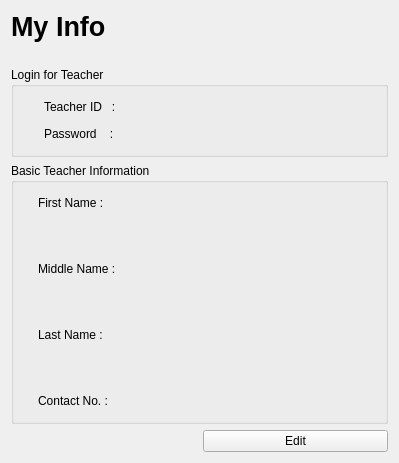
      <widget class="QWidget" name="page_information_myInfo">
       <layout class="QGridLayout" name="gridLayout_23">
        <item row="0" column="0">
         <widget class="QLabel" name="label_information_myInfo">
          <property name="minimumSize">
           <size>
            <width>0</width>
            <height>50</height>
           </size>
          </property>
          <property name="font">
           <font>
            <pointsize>20</pointsize>
            <weight>75</weight>
            <bold>true</bold>
           </font>
          </property>
          <property name="text">
           <string>My Info</string>
          </property>
          <property name="alignment">
           <set>Qt::AlignLeading|Qt::AlignLeft|Qt::AlignTop</set>
          </property>
         </widget>
        </item>
        <item row="1" column="0" colspan="2">
         <widget class="QGroupBox" name="groupBox_loginForTeacher_information_myInfo">
          <property name="title">
           <string>Login for Teacher</string>
          </property>
          <layout class="QGridLayout" name="gridLayout_12">
           <item row="3" column="1">
            <layout class="QGridLayout" name="gridLayout_16">
             <item row="0" column="0">
              <widget class="QLabel" name="label_passwordLabelOnly_information_myInfo">
               <property name="minimumSize">
                <size>
                 <width>70</width>
                 <height>20</height>
                </size>
               </property>
               <property name="text">
                <string>Password    :</string>
               </property>
               <property name="alignment">
                <set>Qt::AlignLeading|Qt::AlignLeft|Qt::AlignVCenter</set>
               </property>
              </widget>
             </item>
             <item row="0" column="2">
              <widget class="QLabel" name="label_password_information_myInfo">
               <property name="minimumSize">
                <size>
                 <width>129</width>
                 <height>20</height>
                </size>
               </property>
               <property name="inputMethodHints">
                <set>Qt::ImhHiddenText</set>
               </property>
               <property name="frameShadow">
                <enum>QFrame::Plain</enum>
               </property>
               <property name="text">
                <string/>
               </property>
              </widget>
             </item>
             <item row="0" column="1">
              <spacer name="horizontalSpacer_22">
               <property name="orientation">
                <enum>Qt::Horizontal</enum>
               </property>
               <property name="sizeHint" stdset="0">
                <size>
                 <width>25</width>
                 <height>20</height>
                </size>
               </property>
              </spacer>
             </item>
            </layout>
           </item>
           <item row="1" column="0">
            <spacer name="horizontalSpacer_15">
             <property name="orientation">
              <enum>Qt::Horizontal</enum>
             </property>
             <property name="sizeHint" stdset="0">
              <size>
               <width>15</width>
               <height>20</height>
              </size>
             </property>
            </spacer>
           </item>
           <item row="0" column="1">
            <spacer name="verticalSpacer_9">
             <property name="orientation">
              <enum>Qt::Vertical</enum>
             </property>
             <property name="sizeHint" stdset="0">
              <size>
               <width>20</width>
               <height>1</height>
              </size>
             </property>
            </spacer>
           </item>
           <item row="2" column="1">
            <spacer name="verticalSpacer_10">
             <property name="orientation">
              <enum>Qt::Vertical</enum>
             </property>
             <property name="sizeHint" stdset="0">
              <size>
               <width>15</width>
               <height>1</height>
              </size>
             </property>
            </spacer>
           </item>
           <item row="1" column="1">
            <layout class="QGridLayout" name="gridLayout_13">
             <item row="0" column="1">
              <spacer name="horizontalSpacer_16">
               <property name="orientation">
                <enum>Qt::Horizontal</enum>
               </property>
               <property name="sizeHint" stdset="0">
                <size>
                 <width>25</width>
                 <height>20</height>
                </size>
               </property>
              </spacer>
             </item>
             <item row="0" column="0">
              <widget class="QLabel" name="label_teacherIDLabelOnly_information_myInfo">
               <property name="minimumSize">
                <size>
                 <width>70</width>
                 <height>20</height>
                </size>
               </property>
               <property name="text">
                <string>Teacher ID   :</string>
               </property>
               <property name="alignment">
                <set>Qt::AlignLeading|Qt::AlignLeft|Qt::AlignVCenter</set>
               </property>
              </widget>
             </item>
             <item row="0" column="2">
              <widget class="QLabel" name="label_teacherID_information_myInfo">
               <property name="minimumSize">
                <size>
                 <width>129</width>
                 <height>20</height>
                </size>
               </property>
               <property name="text">
                <string/>
               </property>
              </widget>
             </item>
            </layout>
           </item>
           <item row="1" column="2">
            <spacer name="horizontalSpacer_17">
             <property name="orientation">
              <enum>Qt::Horizontal</enum>
             </property>
             <property name="sizeHint" stdset="0">
              <size>
               <width>100</width>
               <height>20</height>
              </size>
             </property>
            </spacer>
           </item>
           <item row="4" column="1">
            <spacer name="verticalSpacer_13">
             <property name="orientation">
              <enum>Qt::Vertical</enum>
             </property>
             <property name="sizeHint" stdset="0">
              <size>
               <width>20</width>
               <height>1</height>
              </size>
             </property>
            </spacer>
           </item>
          </layout>
         </widget>
        </item>
        <item row="2" column="0" colspan="2">
         <widget class="QGroupBox" name="groupBox__basicTacherInformation_infomation_myInfo">
          <property name="title">
           <string>Basic Teacher Information</string>
          </property>
          <layout class="QGridLayout" name="gridLayout_14">
           <item row="0" column="1">
            <spacer name="verticalSpacer_11">
             <property name="orientation">
              <enum>Qt::Vertical</enum>
             </property>
             <property name="sizeHint" stdset="0">
              <size>
               <width>20</width>
               <height>1</height>
              </size>
             </property>
            </spacer>
           </item>
           <item row="1" column="0">
            <spacer name="horizontalSpacer_18">
             <property name="orientation">
              <enum>Qt::Horizontal</enum>
             </property>
             <property name="sizeHint" stdset="0">
              <size>
               <width>15</width>
               <height>20</height>
              </size>
             </property>
            </spacer>
           </item>
           <item row="1" column="1">
            <layout class="QGridLayout" name="gridLayout_15">
             <item row="6" column="2">
              <widget class="QLabel" name="label_contactNo_information_myInfo">
               <property name="text">
                <string/>
               </property>
              </widget>
             </item>
             <item row="5" column="0">
              <spacer name="verticalSpacer_16">
               <property name="orientation">
                <enum>Qt::Vertical</enum>
               </property>
               <property name="sizeHint" stdset="0">
                <size>
                 <width>20</width>
                 <height>40</height>
                </size>
               </property>
              </spacer>
             </item>
             <item row="1" column="0">
              <spacer name="verticalSpacer_14">
               <property name="orientation">
                <enum>Qt::Vertical</enum>
               </property>
               <property name="sizeHint" stdset="0">
                <size>
                 <width>20</width>
                 <height>40</height>
                </size>
               </property>
              </spacer>
             </item>
             <item row="3" column="0">
              <spacer name="verticalSpacer_15">
               <property name="orientation">
                <enum>Qt::Vertical</enum>
               </property>
               <property name="sizeHint" stdset="0">
                <size>
                 <width>20</width>
                 <height>40</height>
                </size>
               </property>
              </spacer>
             </item>
             <item row="6" column="0">
              <widget class="QLabel" name="label_contactNoLabelOnly_information_myInfo">
               <property name="minimumSize">
                <size>
                 <width>70</width>
                 <height>20</height>
                </size>
               </property>
               <property name="text">
                <string>Contact No. :</string>
               </property>
               <property name="alignment">
                <set>Qt::AlignLeading|Qt::AlignLeft|Qt::AlignVCenter</set>
               </property>
              </widget>
             </item>
             <item row="0" column="0">
              <widget class="QLabel" name="label_firstNameLabelOnly_information_myInfo">
               <property name="minimumSize">
                <size>
                 <width>70</width>
                 <height>20</height>
                </size>
               </property>
               <property name="text">
                <string>First Name :</string>
               </property>
               <property name="alignment">
                <set>Qt::AlignLeading|Qt::AlignLeft|Qt::AlignVCenter</set>
               </property>
              </widget>
             </item>
             <item row="2" column="0">
              <widget class="QLabel" name="label_middleNameLabelOnly_information_myInfo">
               <property name="minimumSize">
                <size>
                 <width>70</width>
                 <height>20</height>
                </size>
               </property>
               <property name="text">
                <string>Middle Name :</string>
               </property>
               <property name="alignment">
                <set>Qt::AlignLeading|Qt::AlignLeft|Qt::AlignVCenter</set>
               </property>
              </widget>
             </item>
             <item row="0" column="1">
              <spacer name="horizontalSpacer_19">
               <property name="orientation">
                <enum>Qt::Horizontal</enum>
               </property>
               <property name="sizeHint" stdset="0">
                <size>
                 <width>25</width>
                 <height>20</height>
                </size>
               </property>
              </spacer>
             </item>
             <item row="4" column="0">
              <widget class="QLabel" name="label_lastNameLabelOnly_information_myInfo">
               <property name="minimumSize">
                <size>
                 <width>70</width>
                 <height>20</height>
                </size>
               </property>
               <property name="text">
                <string>Last Name :</string>
               </property>
               <property name="alignment">
                <set>Qt::AlignLeading|Qt::AlignLeft|Qt::AlignVCenter</set>
               </property>
              </widget>
             </item>
             <item row="2" column="2">
              <widget class="QLabel" name="label_middleName_information_myInfo">
               <property name="minimumSize">
                <size>
                 <width>129</width>
                 <height>20</height>
                </size>
               </property>
               <property name="text">
                <string/>
               </property>
              </widget>
             </item>
             <item row="4" column="2">
              <widget class="QLabel" name="label_lastName_information_myInfo">
               <property name="minimumSize">
                <size>
                 <width>70</width>
                 <height>20</height>
                </size>
               </property>
               <property name="text">
                <string/>
               </property>
              </widget>
             </item>
             <item row="0" column="2">
              <widget class="QLabel" name="label_firstName_information_myInfo">
               <property name="minimumSize">
                <size>
                 <width>129</width>
                 <height>20</height>
                </size>
               </property>
               <property name="text">
                <string/>
               </property>
              </widget>
             </item>
            </layout>
           </item>
           <item row="1" column="2">
            <spacer name="horizontalSpacer_21">
             <property name="orientation">
              <enum>Qt::Horizontal</enum>
             </property>
             <property name="sizeHint" stdset="0">
              <size>
               <width>100</width>
               <height>20</height>
              </size>
             </property>
            </spacer>
           </item>
           <item row="2" column="1">
            <spacer name="verticalSpacer_12">
             <property name="orientation">
              <enum>Qt::Vertical</enum>
             </property>
             <property name="sizeHint" stdset="0">
              <size>
               <width>20</width>
               <height>1</height>
              </size>
             </property>
            </spacer>
           </item>
          </layout>
         </widget>
        </item>
        <item row="3" column="1">
         <widget class="QPushButton" name="pushButton_edit_information_myInfo">
          <property name="toolTip">
           <string>Edit</string>
          </property>
          <property name="statusTip">
           <string>Edit</string>
          </property>
          <property name="whatsThis">
           <string>Edit</string>
          </property>
          <property name="text">
           <string>Edit</string>
          </property>
          <property name="autoDefault">
           <bool>true</bool>
          </property>
         </widget>
        </item>
       </layout>
      </widget>
